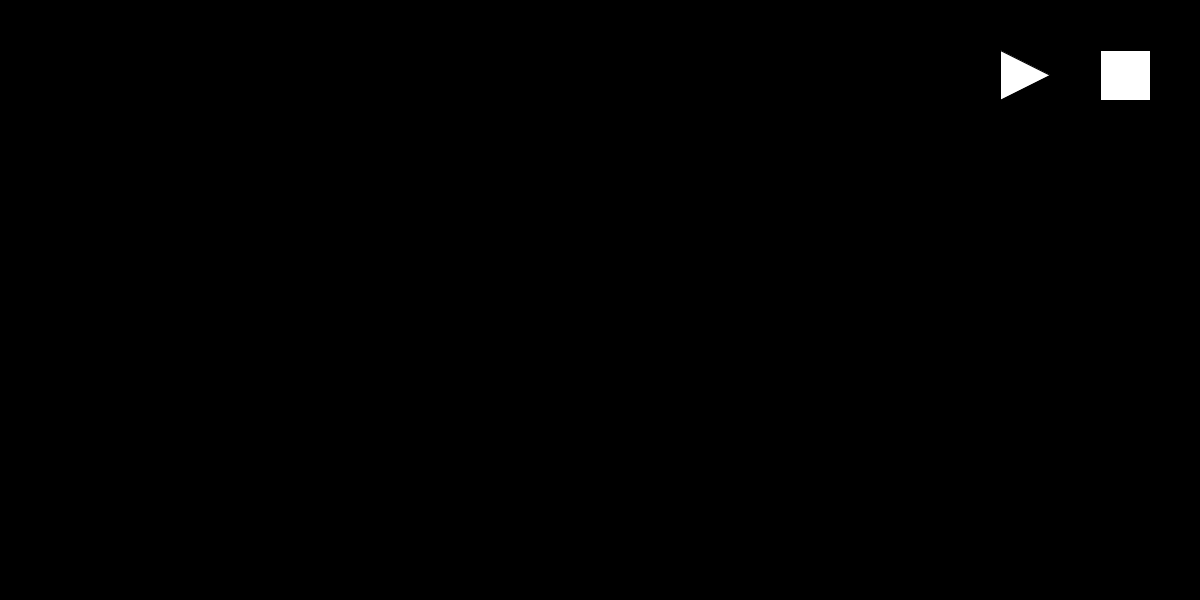
Frame 1 (no input)
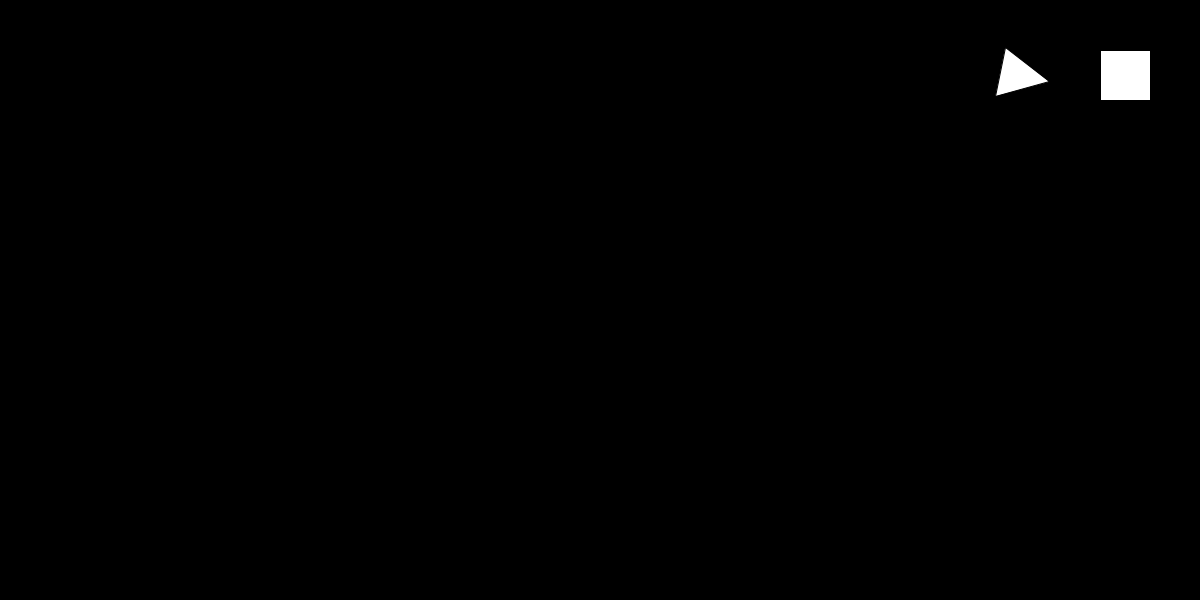
Frame 60 (the mouse pressed at the canvas centre just before this capture)
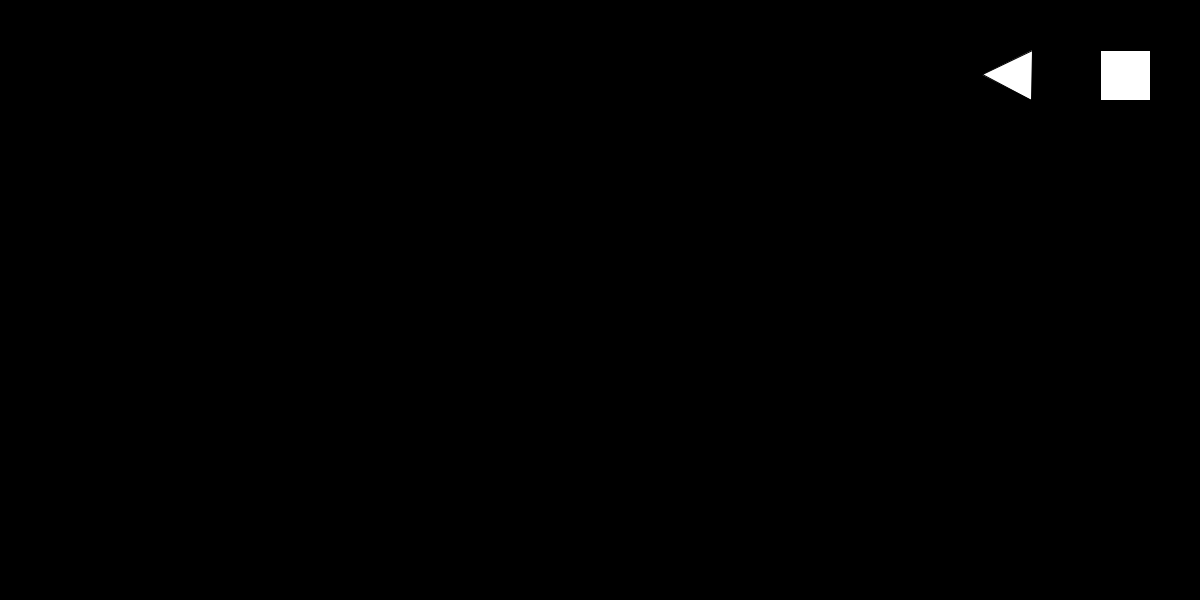
Frame 120 (the mouse held since frame 60 and released just before this capture)

The Processing sketch that drew these frames (run headless with seeded random() and noise(); from frame 60 on, the mouse is pressed at the canvas centre):

// Processing sketch: nervous2
// ── nervous2.pde
int Len = 1200;
int Height = 600;
int time;
int Heartbeat = 1000;
int numBeats = 0;
void setup() {
  size(1200, 600);
  frameRate(30);
  time = millis();
}
int i = 5;
int tx1 = Len - 200;
int ty1 = 100;
int tx2 = Len - 200;
int ty2 = 50;
int tx3 = Len - 150;
int ty3 = 75;
int avgX = (tx1 + tx2 + tx3) / 3;
int avgY = (ty1 + ty2 + ty3) / 3;
boolean doneRot = false;
float deg = 0;
void draw() {
  if(millis() - time >= Heartbeat && numBeats != 2 && numBeats != 5){
    time = millis();
    numBeats++; 
  }
  if(doneRot){
    doneRot = false;
    time = millis();
    numBeats++; 
  }
  if(numBeats == 2){
    background(0);
    translate(avgX, avgY);
    rotate(deg);
    translate(-avgX, -avgY);
    triangle(tx1, ty1, tx2, ty2, tx3, ty3);
    translate(avgX, avgY);
    rotate(-deg);
    translate(-avgX, -avgY);
    rect (Len-100, 50, 50, 50);
    deg += 0.05;
    if(deg >= PI){
      doneRot = true; 
    }
  } else if(numBeats == 5){
    background(0);
    translate(avgX, avgY);
    rotate(deg);
    translate(-avgX, -avgY);
    triangle(tx1, ty1, tx2, ty2, tx3, ty3);
    translate(avgX, avgY);
    rotate(-deg);
    translate(-avgX, -avgY);
    rect (Len-100, 50, 50, 50);
    deg -= 0.05;
    if(deg <= 0.0){
      doneRot = true; 
    }
  } else if(numBeats >= 7 && i < 1000){
    background(0);
    rect(Len - 100, 50, 50, 50);
    translate(-i, 0);
    triangle(tx1, ty1, tx2, ty2, tx3, ty3);
    i+=5;
  } else {
    background(0);
    translate(avgX, avgY);
    rotate(deg);
    translate(-avgX, -avgY);
    triangle(tx1, ty1, tx2, ty2, tx3, ty3);
    translate(avgX, avgY);
    rotate(-deg);
    translate(-avgX, -avgY);
    rect (Len-100, 50, 50, 50);
  }
}
